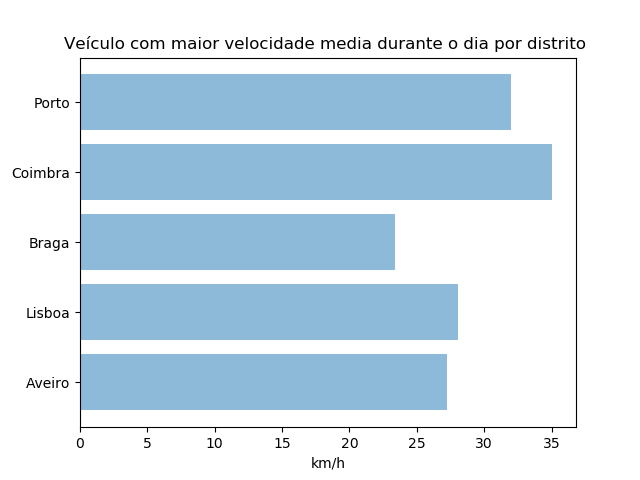

Here is the Python script that generated this plot:
import matplotlib.pyplot as plt
import numpy as np
import psycopg2

list_distritos=[]
count = 0
conn = psycopg2.connect("dbname='trab' user='arcaic' host='localhost' password='password'")
cursor_psql = conn.cursor()
sql = "select dw_all_taxi.taxi, dw_tempo.hora, sum(dw_facts_table3.total_metros) as total_metros, sum(total_trajectos) as total_trajetos from dw_facts_table3, dw_all_taxi, dw_state, dw_tempo  where dw_facts_table3.taxi_id=dw_all_taxi.id and dw_facts_table3.estado_id=dw_state.estado_id and dw_facts_table3.tempo_id=dw_tempo.tempo_id and dw_all_taxi.taxi like '20014%' group by 1,2 order by 1,2 desc"
#sql = "select st_astext(proj_location) from taxi_stands,tracks where st_distance(st_startpoint(proj_track), proj_location) < 1500000 and name = 'Campanhã'"
cursor_psql.execute(sql)
results = cursor_psql.fetchall()

if count == 0:
    taxi = []
    hora = []
    n_metros=[]


    for row in results:
        taxi.append(row[0])
        hora.append(row[1])
        n_metros.append(row[2]/1000)

    lista =[]
    lista_metros =[]
    lista_tempo = []

    lista.append(taxi)
    lista.append(hora)
    lista.append(n_metros)

    cont_metros = lista[2][0]
    tempo_max = lista[1][0]
    tempo_min = 0
    total_tempo=0
    lista_km= []

    for i in range(len(lista[0])):


        if i == 0:
            tempo_max=lista[1][i]
            count_metros = lista[2][i]
        else:

            if(lista[0][i]==lista[0][i-1]):
                cont_metros += lista[2][i]

            else:
                   tempo_min = lista[1][i-1]

                   total_tempo = tempo_max-tempo_min
                   if total_tempo == 0:
                       total_tempo = 1

                   lista_tempo.append(tempo_max-tempo_min)
                   tempo_max = lista[1][i]
                   lista_metros.append(cont_metros)

                   cont_metros = lista[2][i]

        if(i==len(lista[0])-1):
            if(lista[0][i]==lista[0][i-1]):
                lista_metros.append(cont_metros)
                tempo_min = lista[1][i]
                total_tempo = tempo_max-tempo_min
                if total_tempo == 0:
                    total_tempo = 1
                lista_tempo.append(total_tempo)
            else:

                lista_metros.append(lista[2][i])
                lista_tempo.append(1)

    for i in range(len(lista_metros)):
        lista_km.append(lista_metros[i]/lista_tempo[i])


    list_distritos.append(max(lista_km))

    count =1

sql = "select dw_all_taxi.taxi, dw_tempo.hora, sum(dw_facts_table3.total_metros) as total_metros, sum(total_trajectos) as total_trajetos from dw_facts_table3, dw_all_taxi, dw_state, dw_tempo  where dw_facts_table3.taxi_id=dw_all_taxi.id and dw_facts_table3.estado_id=dw_state.estado_id and dw_facts_table3.tempo_id=dw_tempo.tempo_id and dw_all_taxi.taxi like '20004%' group by 1,2 order by 1,2 desc"
#sql = "select st_astext(proj_location) from taxi_stands,tracks where st_distance(st_startpoint(proj_track), proj_location) < 1500000 and name = 'Campanhã'"
cursor_psql.execute(sql)
results = cursor_psql.fetchall()


if count == 1:
    taxi = []
    hora = []
    n_metros=[]


    for row in results:
        taxi.append(row[0])
        hora.append(row[1])
        n_metros.append(row[2]/1000)

    lista =[]
    lista_metros =[]
    lista_tempo = []

    lista.append(taxi)
    lista.append(hora)
    lista.append(n_metros)

    cont_metros = lista[2][0]
    tempo_max = lista[1][0]
    tempo_min = 0
    total_tempo=0
    lista_km= []

    for i in range(len(lista[0])):


        if i == 0:
            tempo_max=lista[1][i]
            count_metros = lista[2][i]
        else:

            if(lista[0][i]==lista[0][i-1]):
                cont_metros += lista[2][i]

            else:
                   tempo_min = lista[1][i-1]

                   total_tempo = tempo_max-tempo_min
                   if total_tempo == 0:
                       total_tempo = 1

                   lista_tempo.append(tempo_max-tempo_min)
                   tempo_max = lista[1][i]
                   lista_metros.append(cont_metros)

                   cont_metros = lista[2][i]

        if(i==len(lista[0])-1):
            if(lista[0][i]==lista[0][i-1]):
                lista_metros.append(cont_metros)
                tempo_min = lista[1][i]
                total_tempo = tempo_max-tempo_min
                if total_tempo == 0:
                    total_tempo = 1
                lista_tempo.append(total_tempo)
            else:

                lista_metros.append(lista[2][i])
                lista_tempo.append(1)


    for i in range(len(lista_metros)):
        if(lista_tempo[i] !=0):
            lista_km.append(lista_metros[i]/lista_tempo[i])
    list_distritos.append(max(lista_km))

    count =2


sql = "select dw_all_taxi.taxi, dw_tempo.hora, sum(dw_facts_table3.total_metros) as total_metros, sum(total_trajectos) as total_trajetos from dw_facts_table3, dw_all_taxi, dw_state, dw_tempo  where dw_facts_table3.taxi_id=dw_all_taxi.id and dw_facts_table3.estado_id=dw_state.estado_id and dw_facts_table3.tempo_id=dw_tempo.tempo_id and dw_all_taxi.taxi like '20007%' group by 1,2 order by 1,2 desc"
cursor_psql.execute(sql)
results = cursor_psql.fetchall()

if count == 2:

    taxi = []
    hora = []
    n_metros=[]


    for row in results:
        taxi.append(row[0])
        hora.append(row[1])
        n_metros.append(row[2]/1000)

    lista =[]
    lista_metros =[]
    lista_tempo = []

    lista.append(taxi)
    lista.append(hora)
    lista.append(n_metros)

    cont_metros = lista[2][0]
    tempo_max = lista[1][0]
    tempo_min = 0
    total_tempo=0
    lista_km= []

    for i in range(len(lista[0])):


        if i == 0:
            tempo_max=lista[1][i]
            count_metros = lista[2][i]
        else:

            if(lista[0][i]==lista[0][i-1]):
                cont_metros += lista[2][i]

            else:
                   tempo_min = lista[1][i-1]

                   total_tempo = tempo_max-tempo_min
                   if total_tempo == 0:
                       total_tempo = 1

                   lista_tempo.append(tempo_max-tempo_min)
                   tempo_max = lista[1][i]
                   lista_metros.append(cont_metros)

                   cont_metros = lista[2][i]

        if(i==len(lista[0])-1):
            if(lista[0][i]==lista[0][i-1]):
                lista_metros.append(cont_metros)
                tempo_min = lista[1][i]
                total_tempo = tempo_max-tempo_min
                if total_tempo == 0:
                    total_tempo = 1
                lista_tempo.append(total_tempo)
            else:

                lista_metros.append(lista[2][i])
                lista_tempo.append(1)


    for i in range(len(lista_metros)):
        if(lista_tempo[i] !=0):
            lista_km.append(lista_metros[i]/lista_tempo[i])
    list_distritos.append(max(lista_km))

    count =3



sql = "select dw_all_taxi.taxi, dw_tempo.hora, sum(dw_facts_table3.total_metros) as total_metros, sum(total_trajectos) as total_trajetos from dw_facts_table3, dw_all_taxi, dw_state, dw_tempo  where dw_facts_table3.taxi_id=dw_all_taxi.id and dw_facts_table3.estado_id=dw_state.estado_id and dw_facts_table3.tempo_id=dw_tempo.tempo_id and dw_all_taxi.taxi like '20008%' group by 1,2 order by 1,2 desc"
cursor_psql.execute(sql)
results = cursor_psql.fetchall()

if count == 3:

    taxi = []
    hora = []
    n_metros=[]


    for row in results:
        taxi.append(row[0])
        hora.append(row[1])
        n_metros.append(row[2]/1000)

    lista =[]
    lista_metros =[]
    lista_tempo = []

    lista.append(taxi)
    lista.append(hora)
    lista.append(n_metros)

    cont_metros = lista[2][0]
    tempo_max = lista[1][0]
    tempo_min = 0
    total_tempo=0
    lista_km= []

    for i in range(len(lista[0])):


        if i == 0:
            tempo_max=lista[1][i]
            count_metros = lista[2][i]
        else:

            if(lista[0][i]==lista[0][i-1]):
                cont_metros += lista[2][i]

            else:
                   tempo_min = lista[1][i-1]

                   total_tempo = tempo_max-tempo_min
                   if total_tempo == 0:
                       total_tempo = 1

                   lista_tempo.append(tempo_max-tempo_min)
                   tempo_max = lista[1][i]
                   lista_metros.append(cont_metros)

                   cont_metros = lista[2][i]

        if(i==len(lista[0])-1):
            if(lista[0][i]==lista[0][i-1]):
                lista_metros.append(cont_metros)
                tempo_min = lista[1][i]
                total_tempo = tempo_max-tempo_min
                if total_tempo == 0:
                    total_tempo = 1
                lista_tempo.append(total_tempo)
            else:

                lista_metros.append(lista[2][i])
                lista_tempo.append(1)


    for i in range(len(lista_metros)):
        if(lista_tempo[i] !=0):
            lista_km.append(lista_metros[i]/lista_tempo[i])
    list_distritos.append(max(lista_km))

    count =4


sql = "select dw_all_taxi.taxi, dw_tempo.hora, sum(dw_facts_table3.total_metros) as total_metros, sum(total_trajectos) as total_trajetos from dw_facts_table3, dw_all_taxi, dw_state, dw_tempo  where dw_facts_table3.taxi_id=dw_all_taxi.id and dw_facts_table3.estado_id=dw_state.estado_id and dw_facts_table3.tempo_id=dw_tempo.tempo_id and dw_all_taxi.taxi like '20000%' group by 1,2 order by 1,2 desc"
cursor_psql.execute(sql)
results = cursor_psql.fetchall()


if count == 4:

    taxi = []
    hora = []
    n_metros=[]


    for row in results:
        taxi.append(row[0])
        hora.append(row[1])
        n_metros.append(row[2]/1000)

    lista =[]
    lista_metros =[]
    lista_tempo = []

    lista.append(taxi)
    lista.append(hora)
    lista.append(n_metros)

    cont_metros = lista[2][0]
    tempo_max = lista[1][0]
    tempo_min = 0
    total_tempo=0
    lista_km= []

    for i in range(len(lista[0])):


        if i == 0:
            tempo_max=lista[1][i]
            count_metros = lista[2][i]
        else:

            if(lista[0][i]==lista[0][i-1]):
                cont_metros += lista[2][i]

            else:
                   tempo_min = lista[1][i-1]

                   total_tempo = tempo_max-tempo_min
                   if total_tempo == 0:
                       total_tempo = 1

                   lista_tempo.append(tempo_max-tempo_min)
                   tempo_max = lista[1][i]
                   lista_metros.append(cont_metros)

                   cont_metros = lista[2][i]

        if(i==len(lista[0])-1):
            if(lista[0][i]==lista[0][i-1]):
                lista_metros.append(cont_metros)
                tempo_min = lista[1][i]
                total_tempo = tempo_max-tempo_min
                if total_tempo == 0:
                    total_tempo = 1
                lista_tempo.append(total_tempo)
            else:

                lista_metros.append(lista[2][i])
                lista_tempo.append(1)


    for i in range(len(lista_metros)):
        if(lista_tempo[i] !=0):
            lista_km.append(lista_metros[i]/lista_tempo[i])
    list_distritos.append(max(lista_km))


plt.rcdefaults()
fig, ax = plt.subplots()

# Example data
objects = ('Aveiro', 'Lisboa', 'Braga', 'Coimbra', 'Porto')
y_pos = np.arange(len(objects))
performance = []
for i in range(len(list_distritos)):
    performance.append(list_distritos[i])

plt.barh(y_pos, performance, align='center', alpha=0.5)
plt.yticks(y_pos, objects)
plt.xlabel('km/h')
plt.title('Veículo com maior velocidade media durante o dia por distrito ')

plt.show()
